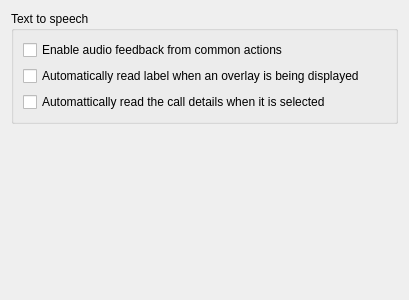
<?xml version="1.0" encoding="UTF-8"?>
<ui version="4.0">
 <class>DlgAccessibility</class>
 <widget class="QWidget" name="DlgAccessibility">
  <property name="geometry">
   <rect>
    <x>0</x>
    <y>0</y>
    <width>409</width>
    <height>300</height>
   </rect>
  </property>
  <property name="windowTitle">
   <string>Accessibility settings</string>
  </property>
  <layout class="QVBoxLayout" name="verticalLayout">
   <item>
    <widget class="QGroupBox" name="m_pT2SBG">
     <property name="title">
      <string>Text to speech</string>
     </property>
     <layout class="QVBoxLayout" name="verticalLayout_2">
      <item>
       <widget class="QCheckBox" name="kcfg_enableVoiceFeedback">
        <property name="text">
         <string>Enable audio feedback from common actions</string>
        </property>
       </widget>
      </item>
      <item>
       <widget class="QCheckBox" name="kcfg_enableReadLabel">
        <property name="text">
         <string>Automatically read label when an overlay is being displayed</string>
        </property>
       </widget>
      </item>
      <item>
       <widget class="QCheckBox" name="kcfg_enableReadDetails">
        <property name="text">
         <string>Automattically read the call details when it is selected</string>
        </property>
       </widget>
      </item>
     </layout>
    </widget>
   </item>
   <item>
    <spacer name="verticalSpacer">
     <property name="orientation">
      <enum>Qt::Vertical</enum>
     </property>
     <property name="sizeHint" stdset="0">
      <size>
       <width>20</width>
       <height>40</height>
      </size>
     </property>
    </spacer>
   </item>
  </layout>
 </widget>
 <resources/>
 <connections/>
</ui>
